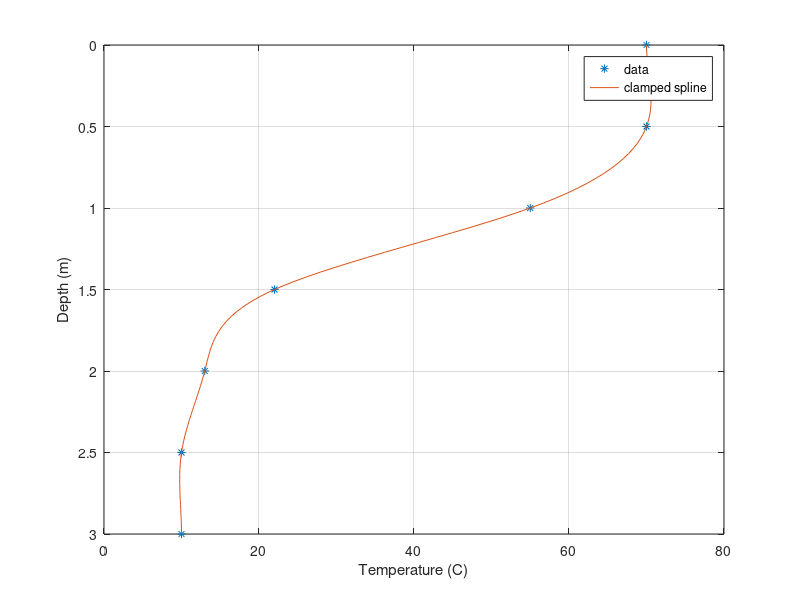

Recreate this plot in MATLAB.
% TOPIC: interpolation
% TITLE: Class sheet: clamped cubic spline (zero end slopes) through reactor temperature-depth data
% SOURCE: Class solution sheet "Curve-fitting and Interpolation"; Chapra Prob. 18.2 (thermocline/flux part crossed out)
% KEYWORDS: clamped spline, zero end derivatives, cubic spline, reactor, thermally stratified, temperature, depth, plot
% PROBLEM:
% A reactor is thermally stratified as in the following table: Depth (m) = 0 0.5 1 1.5 2 2.5 3,
% Temperature (C) = 70 70 55 22 13 10 10. Use a clamped cubic spline fit with zero end derivatives.
% CHECK: abs(ppval(pp, 1.25) - 37.801923) < 1e-5 && abs(ppval(pp, 0.75) - 65.644231) < 1e-5
% CODE:
z = 0:0.5:3;
T = [70 70 55 22 13 10 10];
pp = spline(z, [0 T 0]);
zz = linspace(0, 3);
figure; plot(T, z, '*', ppval(pp, zz), zz, '-'); set(gca, 'YDir', 'reverse'); grid on;
xlabel('Temperature (C)'); ylabel('Depth (m)'); legend('data', 'clamped spline');
